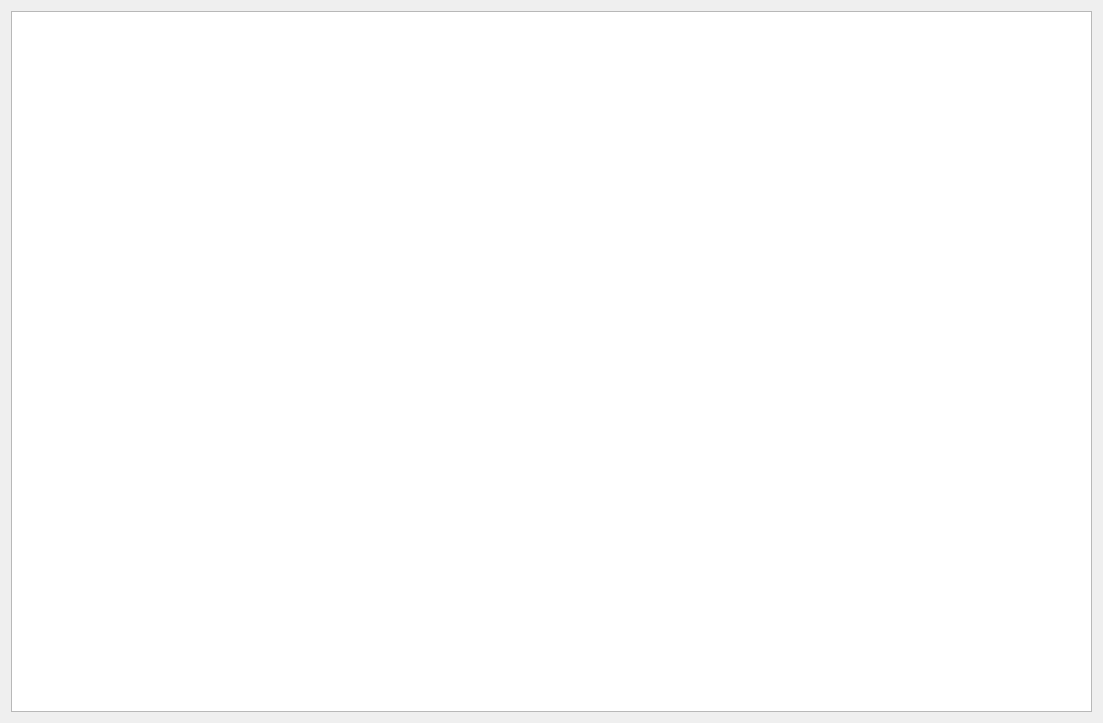
<?xml version="1.0" encoding="UTF-8"?>
<ui version="4.0">
 <class>viewdata_dl</class>
 <widget class="QDialog" name="viewdata_dl">
  <property name="geometry">
   <rect>
    <x>0</x>
    <y>0</y>
    <width>1103</width>
    <height>723</height>
   </rect>
  </property>
  <property name="windowTitle">
   <string>View Data</string>
  </property>
  <layout class="QGridLayout" name="gridLayout">
   <item row="0" column="0">
    <widget class="PlotWidget" name="graph_pw">
     <property name="backgroundBrush">
      <brush brushstyle="SolidPattern">
       <color alpha="255">
        <red>255</red>
        <green>255</green>
        <blue>255</blue>
       </color>
      </brush>
     </property>
     <property name="foregroundBrush">
      <brush brushstyle="NoBrush">
       <color alpha="255">
        <red>255</red>
        <green>255</green>
        <blue>255</blue>
       </color>
      </brush>
     </property>
    </widget>
   </item>
  </layout>
 </widget>
 <customwidgets>
  <customwidget>
   <class>PlotWidget</class>
   <extends>QGraphicsView</extends>
   <header location="global">pyqtgraph</header>
  </customwidget>
 </customwidgets>
 <resources/>
 <connections/>
</ui>
